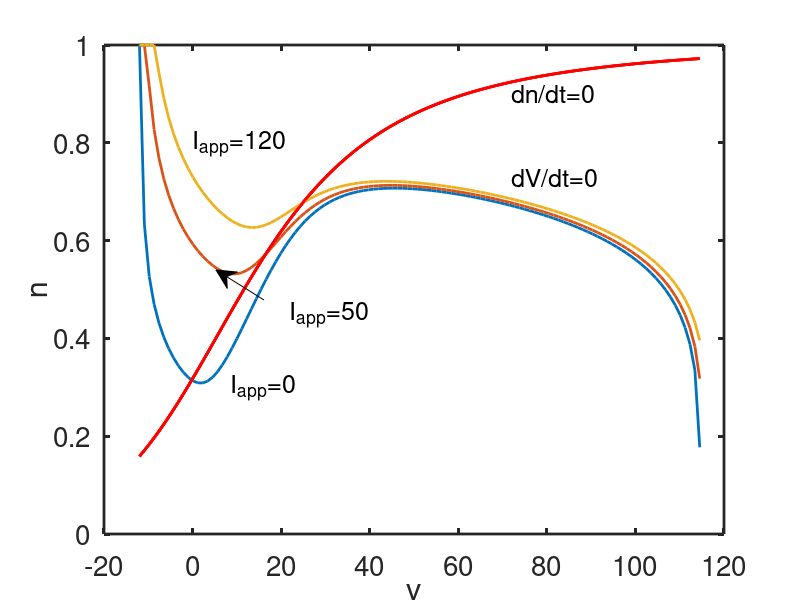

Write MATLAB code to recreate this figure.
% Here we plot the nullclines for the rHH equations for several values of
% Iapp
 
function rHH_solver
global gnabar gkbar gl Vna Vk Vl Iapp rn0  BCL

set(0,                           ...
   'defaultaxesfontsize', 20,   ...
   'defaultaxeslinewidth', 2, ...
   'defaultlinelinewidth', 2.0);
   
%parameters

gnabar = 120.;
gkbar = 36;
gl = 0.3;
Vna = 115;
Vk = -12;
Vl = 10.5988;

rn0 = 0.8;
%rn0 = 0.9;
BCL = 0;
% pick a value of Iapp 

Iplist=[0,50,120];
%colorlist=['b','g','m'];
for pj = 1:length(Iplist)
    Iapp = Iplist(pj);
 
%  find the v nullcline by bisection
vlist = [Vk+.01:1.1001:Vna-0.03];% list of V values to use; avoid exactly Vk and exactly Vna
[n0 ,ninf]=get_nullclines(vlist);
 
  
formatSpecF = '%5.2f\n';
 
% the phase portrait
figure(1)
plot(vlist,n0,vlist,ninf,'r', 'linewidth',2)  
xlabel('v')
ylabel('n')
hold on
end
figure(1)
text(72,0.9,'dn/dt=0','fontsize',18)
text(72,0.73,'dV/dt=0','fontsize',18)
text(8.5,0.3,'I_{app}=0','fontsize',18)
text(22,0.45,'I_{app}=50','fontsize',18)
text( 0,0.8,'I_{app}=120','fontsize',18)
annotation('textarrow',[.33,.27],[.5,.55])
hold off
%%%%%%%%%%%%%%%%%%%%%%%%%%%%%%%%%%%%%%
%the right hand side for ode simulation:
function s_prime=deRHS(t,s)
global gnabar gkbar gl Vna Vk Vl Iapp BCL rn0

V = s(1);
n = s(2);
% If there is a stimulus, add it
Istim = (BCL>0)*Iapp/cosh(mod(t,BCL)-BCL/4) + (BCL==0)*Iapp;
 
Gt= gate_de(V);
AM=Gt(1);
BM = Gt(2);
AN = Gt(3);
BN = Gt(4);
 
h = rn0 - n;
aminf = AM/(AM+BM);
 
Ina = gnabar*aminf.^3.*h.*(V-Vna) ;
Ik = gkbar*n.^4*(V-Vk);
Icl = gl*(V-Vl);
      
Fv = -Ina-Ik-Icl;
Fw=AN*(1.-n)-BN*n;

s_prime = [Fv+Istim Fw]';
%%%%%%%%%%%%%%%%%%%%%%%%%%%%%%%%%%%%%%

function [n0,ninf]= get_nullclines(vlist)
global V   
% for each v in vlist find f(v,n) = 0 by bisection
 
 for j = 1:length(vlist)
    V=vlist(j);

 % guess a lower bound 
a = 0;

% guess an upper bound
b = 1;

%this is the answer - call the function bisect(a,b,@fval)

n0(j)= bisect(a,b,@feval);
 
Gt= gate_de(V);
AN = Gt(3);
BN = Gt(4);
ninf(j) = AN/(AN+BN);

    end
 
%%%%%%%%%%%%%%%%%%%%%%%%%%%%%%%%%%%%%%%
function fn = feval(n)
global V
% evaluate the function

s=[V,n];
 t=0;
fhh= deRHS(t,s);  % use the rhs of the de
fn=fhh(1);
 

%%%%%%%%%%%%%%%%%%%%%%%%%%%%%%%%%%%
function gate = gate_de(V)
 % calculate the gating functions for V                 
AM=.1*(25.-V)./(exp(2.5 -0.1*V)-1.);
BM=4.*exp(-V/18.);
AN=.01*(10.-V)./(exp(1.-0.1*V)-1.);
BN=.125*exp(-V/80.);

gate = [AM BM AN BN];

%%%%%%%%%%%%%%%%%%%%%%%%%%%%%%%%%%%%%%%
function root = bisect(a,b,feval)

ul = a;
fl = feval(ul);
uu = b;
fu = feval(uu);

% we make the assumption, without checking, that 
% fu*fl<0

% if not, the algorithm fails to find a root.

N = 20;  % number of iterates
% the main bisection algorithm
for jk = 1:N
uc = (ul+uu)/2;
fc = feval(uc);
ftest = (fc.*fl>0);
ul = ftest.*uc+(1-ftest).*ul;
fl = ftest.*fc + (1-ftest).*fl;

uu = (1-ftest).*uc+ ftest.*uu;
fu = (1-ftest).*fc + ftest.*fu;
end
root = uc;

 
